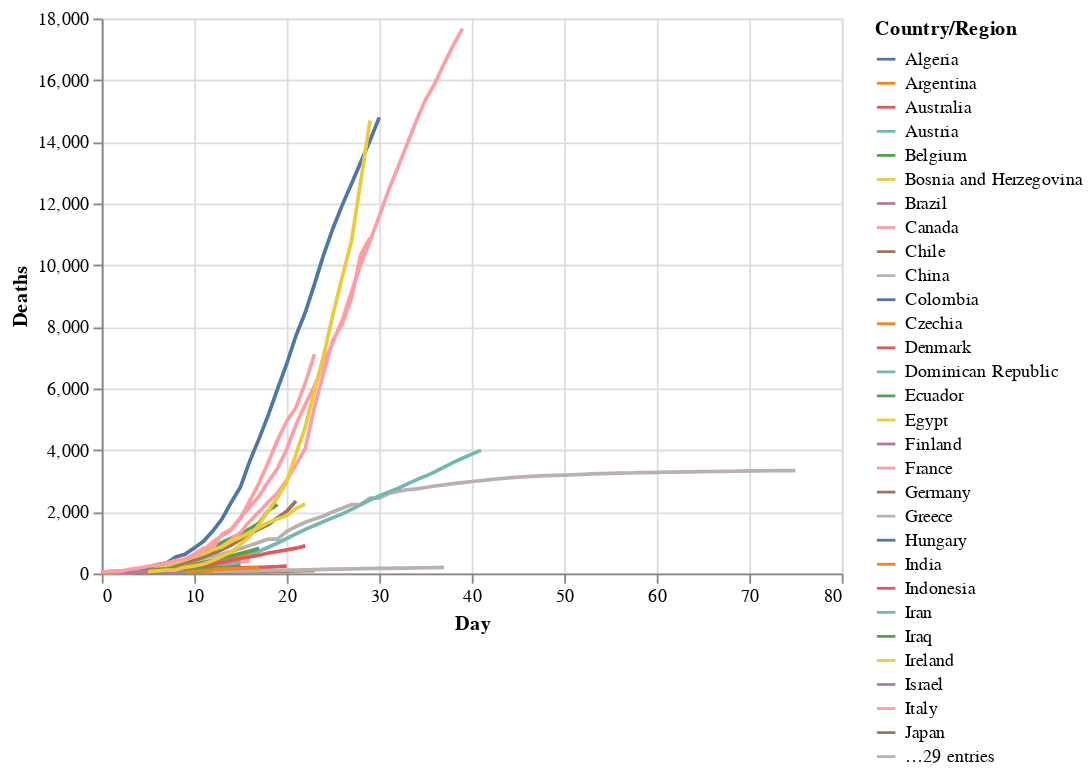

Source (notebook cell):
### Markdown cell above
We'll see the power of having long data when using Altair. Such transformations have been performed for a long time, however it wasn't until 2014 that Hadley Wickham formalized the language in his paper [Tidy Data](https://www.researchgate.net/publication/215990669_Tidy_data). Note that Wickham prefers to avoid the terms long and wide because, in his words, 'they are imprecise'. I generally agree but for our purposes here of giving the flavour, they suffice.

Now having transformed our data, let's import Altair and get a sense of its API.

### Code cell
import altair as alt

# altair plot 
alt.Chart(deaths_long).mark_line().encode(
    x='Day',
    y='Deaths',
    color='Country/Region')

### Figure 1 — Vega-Lite specification as saved in the notebook (floating-point values rounded to 4 significant figures; data arrays with more than 128 entries replaced by an {"elided": "..."} marker saying what was removed)
{"config": {"view": {"continuousWidth": 400, "continuousHeight": 300}}, "data": {"name": "data-5ae8b001a75807096816af3e84dd1740"}, "mark": "line", "encoding": {"color": {"type": "nominal", "field": "Country/Region"}, "x": {"type": "quantitative", "field": "Day"}, "y": {"type": "quantitative", "field": "Deaths"}}, "$schema": "https://vega.github.io/schema/vega-lite/v4.8.1.json", "datasets": {"data-5ae8b001a75807096816af3e84dd1740": {"elided": "895 records"}}}
